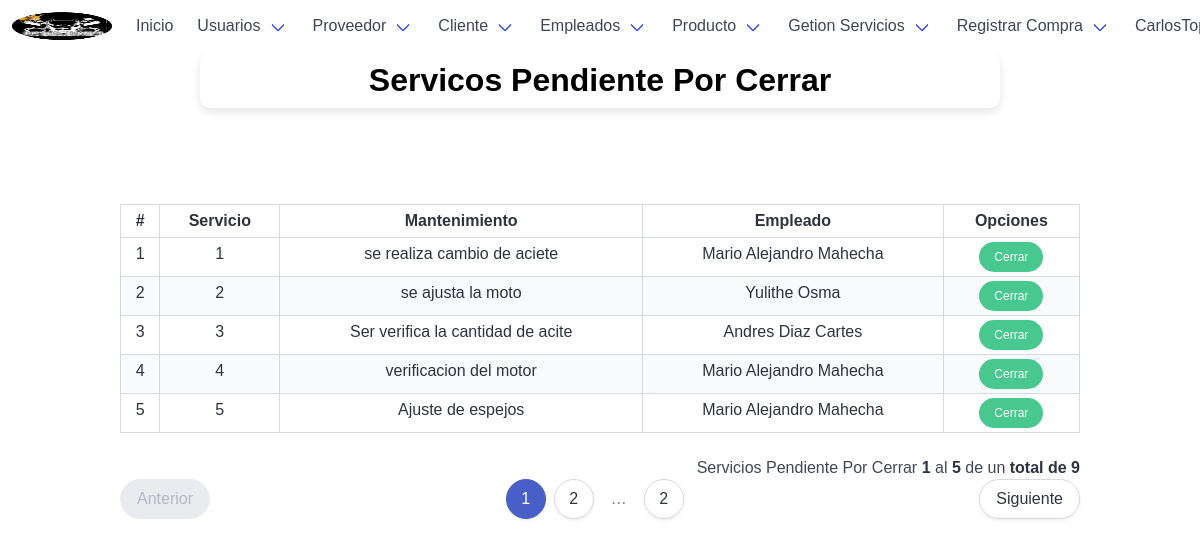
The page /serviceclose/ (signed in) on the database its author committed.
### tables this page shows
CREATE TABLE `servicios` (
  `id_servicios` int(10) NOT NULL,
  `observaciones` varchar(1000) NOT NULL,
  `mantenimiento` varchar(1000) NOT NULL,
  `cedula_cliente` int(10) DEFAULT NULL,
  `documento_emp` int(10) DEFAULT NULL
);

CREATE TABLE `empleado` (
  `documento_emp` int(10) NOT NULL,
  `nom_empleado` varchar(50) NOT NULL,
  `ape_empleado` varchar(50) NOT NULL,
  `direccion` varchar(50) NOT NULL,
  `telefono` bigint(15) NOT NULL,
  `id_cargos` int(10) DEFAULT NULL
);

### app/controllers/serviceController.php (the view, shortened to what this page needs)
<?php
	class serviceController extends mainModel{
		public function listadoServiciosPendienteCerrarControlador($pagina, $registros, $url, $busqueda) {
			$pagina = $this->limpiarCadena($pagina);
			$registros = $this->limpiarCadena($registros);
			$url = $this->limpiarCadena($url);
			$url = APP_URL . $url . "/";
			$busqueda = $this->limpiarCadena($busqueda);
			$tabla = "";
			$pagina = (isset($pagina) && $pagina > 0) ? (int)$pagina : 1;
			$inicio = ($pagina > 0) ? (($pagina * $registros) - $registros) : 0;
			if (isset($busqueda) && $busqueda != "") {
				$consulta_datos = "SELECT * FROM servicios WHERE (cedula_cliente LIKE '%$busqueda%' OR documento_emp LIKE '%$busqueda%') ORDER BY id_servicios  ASC LIMIT $inicio, $registros";
				$consulta_total = "SELECT COUNT(empleado) FROM servicios WHERE (documento_emp LIKE '%$busqueda%' OR documento_emp LIKE '%$busqueda%')";
			} else {
				$consulta_datos="SELECT servicios.id_servicios,servicios.observaciones, servicios.mantenimiento, empleado.nom_empleado, empleado.ape_empleado
							FROM servicios
							INNER JOIN empleado ON servicios.documento_emp = empleado.documento_emp
							WHERE servicios.mantenimiento = ''
							LIMIT $inicio, $registros;
							";
				$consulta_total = "SELECT COUNT(id_servicios) FROM servicios  WHERE mantenimiento  = '' And documento_emp is not null";
			}
			$datos = $this->ejecutarConsulta($consulta_datos);
			$datos = $datos->fetchAll();
			$total = $this->ejecutarConsulta($consulta_total);
			$total = (int)$total->fetchColumn();
			$numeroPaginas = ceil($total / $registros);
			$tabla .= '
				<div class="table-container">
				<table class="table is-bordered is-striped is-narrow is-hoverable is-fullwidth">
					<thead>
						<tr>
							<th class="has-text-centered">#</th>
							<th class="has-text-centered">Servicio</th>
							<th class="has-text-centered">Mantenimiento</th>
							<th class="has-text-centered">Empleado</th>
							<th class="has-text-centered" colspan="3">Opciones</th>
						</tr>
					</thead>
					<tbody>
			';
			if ($total >= 1 && $pagina <= $numeroPaginas) {
				$contador = $inicio + 1;
				$pag_inicio = $inicio + 1;
				foreach ($datos as $rows) {
					$tabla .= '
						<tr class="has-text-centered">
							<td>' . $contador . '</td>
							<td>' . $rows['id_servicios'] . '</td>
							<td>' . $rows['observaciones'] .'</td>
							<td>' . $rows['nom_empleado'] .' '. $rows['ape_empleado'].' </td>
							<td>
								<a href="' . APP_URL . 'serviceUpdateClose/' . $rows['id_servicios'] . '/" class="button is-success is-rounded is-small">Cerrar</a>
							</td>
						</tr>
					';
					$contador++;
				}
				$pag_final = $contador - 1;
			}
			$tabla .= '</tbody></table></div>';
			if ($total >= 1 && $pagina <= $numeroPaginas) {
				$tabla .= '<p class="has-text-right">Servicios Pendiente Por Cerrar <strong>' . $pag_inicio . '</strong> al <strong>' . $pag_final . '</strong> de un <strong>total de ' . $total . '</strong></p>';
				$tabla .= $this->paginadorTablas($pagina, $numeroPaginas, $url, 10);
			}
			return $tabla;
		}
	}

### app/views/css/estilos.css (style rules this page uses)
body,html { height: 100%; width: 100%; }

### app/views/css/informationshop.css (style rules this page uses)
body { margin: 0; padding: 0; font-family: Arial, sans-serif; box-sizing: border-box; overflow-x: hidden; }
p, ul, li { font-size: 1em; line-height: 1.4; }

### rows shown on the page
servicios: id_servicios "1", observaciones "se realiza cambio de aciete", documento_emp.nom_empleado "Mario Alejandro", documento_emp.ape_empleado "Mahecha"
servicios: id_servicios "2", observaciones "se ajusta la moto", documento_emp.nom_empleado "Yulithe", documento_emp.ape_empleado "Osma"
servicios: id_servicios "3", observaciones "Ser verifica la cantidad de acite", documento_emp.nom_empleado "Andres", documento_emp.ape_empleado "Diaz Cartes"
servicios: id_servicios "4", observaciones "verificacion del motor", documento_emp.nom_empleado "Mario Alejandro", documento_emp.ape_empleado "Mahecha"
servicios: id_servicios "5", observaciones "Ajuste de espejos", documento_emp.nom_empleado "Mario Alejandro", documento_emp.ape_empleado "Mahecha"

### other values the page prints
$pag_inicio "1"
$pag_final "5"
$total "9"
$numeroPaginas "2"
